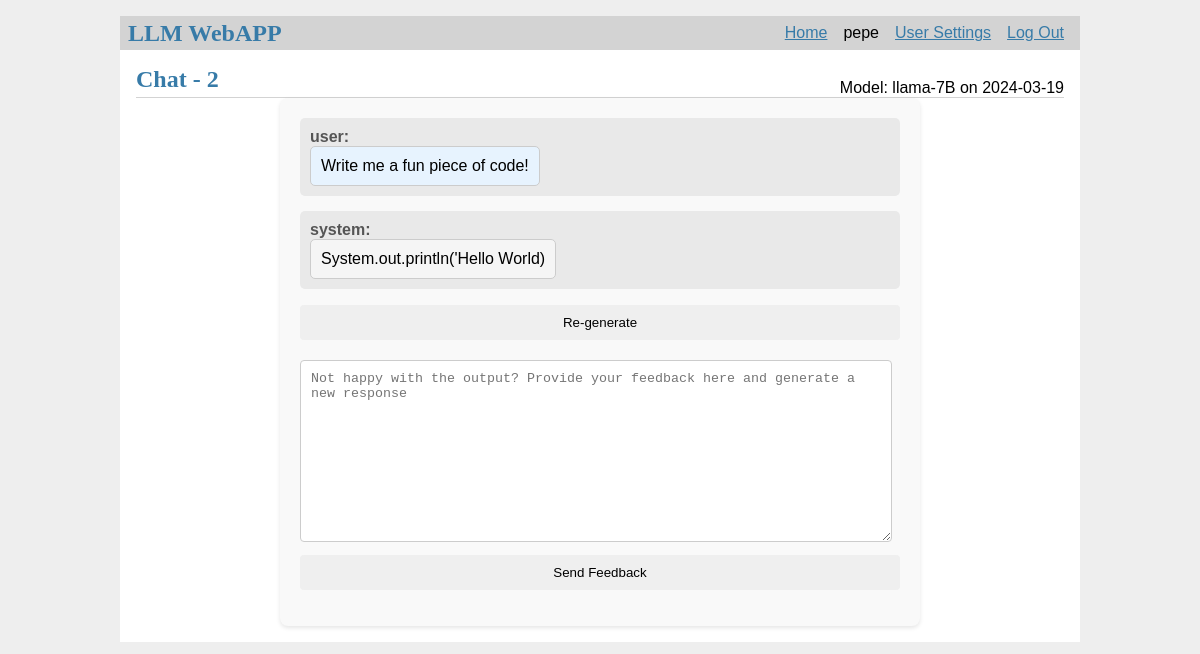
Page /2/load_chat (signed in) on the committed database.
### tables this page shows
CREATE TABLE user (
  id INTEGER PRIMARY KEY AUTOINCREMENT,
  username TEXT UNIQUE NOT NULL,
  password TEXT NOT NULL
);

CREATE TABLE chat (
    chat_id INTEGER PRIMARY KEY AUTOINCREMENT,
    author_id INTEGER NOT NULL,
    model TEXT NOT NULL,
    created TIMESTAMP NOT NULL DEFAULT CURRENT_TIMESTAMP,
    FOREIGN KEY (author_id) REFERENCES user (id)
);

CREATE TABLE chat_entry (
  chat_entry_id INTEGER PRIMARY KEY AUTOINCREMENT,
  chat_id INTEGER NOT NULL,
  type TEXT NOT NULL,
  body TEXT NOT NULL,
  FOREIGN KEY (chat_id) REFERENCES chat (chat_id)
);

### llm_webapp/chat.py (the view, shortened to what this page needs)
@bp.route('/<int:id>/load_chat', methods=('GET', 'POST'))
@login_required
def load_chat(id):
    chat_data = get_chat(id)
    return render_template('chat/chat_view.html', chat_data=chat_data)

### llm_webapp/__init__.py (called while the page is built)
def nl2br(value):
    return Markup(value.replace('\n', '<br>\n').replace('\\\n', '<br>\n'))

### llm_webapp/auth.py (called while the page is built)
@bp.before_app_request
def load_logged_in_user():
    user_id = session.get('user_id')
    if user_id is None:
        g.user = None
    else:
        g.user = get_db().execute(
            'SELECT * FROM user WHERE id = ?', (user_id,)
        ).fetchone()

def login_required(view):
    @functools.wraps(view)
    def wrapped_view(**kwargs):
        if g.user is None:
            return redirect(url_for('auth.login'))
        return view(**kwargs)
    return wrapped_view

### llm_webapp/db.py (called while the page is built)
def get_db():
    if 'db' not in g:
        g.db = sqlite3.connect(
            current_app.config['DATABASE'],
            detect_types=sqlite3.PARSE_DECLTYPES
        )
        g.db.row_factory = sqlite3.Row
    return g.db

### llm_webapp/templates/chat/chat_view.html
{% extends 'base.html' %}
{% block header %}
  <h1>{% block title %}Chat - {{chat_data.chat_id}}{% endblock %}</h1>
  <div class="about"> Model: {{ chat_data.model }} on {{ chat_data.created.strftime('%Y-%m-%d') }}</div>
{% endblock %}
{% block content %}
  <div class="chat_container">
    {% for chat_entry in chat_data.entries %}
     <div class="chat_entry {{ chat_entry.type | lower }}">
        <span class="entry_type">{{ chat_entry.type }}:</span>
        <div class="entry_body">{{ chat_entry.body | nl2br }}</div>
    </div>
    {% endfor %}
   <form action="{{ url_for('chat.regenerate_chat', id=chat_data.chat_id) }}" method="post">
        <button type="submit" class="regenerate_button">Re-generate</button>
    </form>
     <div class="continue_conversation">
          <form action="{{ url_for('chat.continue_chat', id=chat_data.chat_id) }}" method="post">
            <textarea name="body" placeholder="Not happy with the output? Provide your feedback here and generate a new response" required></textarea>
            <button type="submit" class="send_button">Send Feedback</button>
          </form>
        </div>
  </div>
{% endblock %}

### llm_webapp/templates/base.html (shortened to what this page needs)
<!doctype html>
<link rel="stylesheet" href="{{ url_for('static', filename='style.css') }}">
<nav>
  <h1>LLM WebAPP</h1>
  <ul>
    {% if g.user %}
      <li><a href="{{ url_for('index') }}">Home</a>
      <li><span>{{ g.user['username'] }}</span>
      <li><a href="{{ url_for('user_settings.user_settings') }}">User Settings</a>
      <li><a href="{{ url_for('auth.logout') }}">Log Out</a>
    {% else %}
      <li><a href="{{ url_for('auth.register') }}">Register</a>
      <li><a href="{{ url_for('auth.login') }}">Log In</a>
    {% endif %}
  </ul>
</nav>
<section class="content">
  <header>
    {% block header %}{% endblock %}
  </header>
  {% block content %}{% endblock %}
</section>

### llm_webapp/static/style.css (style rules this page uses)
h1 { font-family: serif; color: #377ba8; margin: 1rem 0; }
a { color: #377ba8; }
nav { background: lightgray; display: flex; align-items: center; padding: 0 0.5rem; }
nav h1 { flex: auto; margin: 0; }
nav ul { display: flex; list-style: none; margin: 0; padding: 0; }
nav ul li a, nav ul li span, header .action { display: block; padding: 0.5rem; }
.content { padding: 0 1rem 1rem; }
.content > header { border-bottom: 1px solid lightgray; display: flex; align-items: flex-end; }
.content > header h1 { flex: auto; margin: 1rem 0 0.25rem 0; }
.content:last-child { margin-bottom: 0; }
.content form { margin: 1em 0; display: flex; flex-direction: column; }
.content input, .content textarea { margin-bottom: 1em; }
.content textarea { min-height: 12em; resize: vertical; }
.chat_container { width: 100%; max-width: 600px; margin: auto; padding: 20px; background-color: #f9f9f9; border-radius: 8px; box-shadow: 0 2px 4px rgba(0, 0, 0, 0.1); }
.chat_entry { display: flex; flex-direction: column; align-items: flex-start; margin-bottom: 15px; padding: 10px; background-color: #e9e9e9; border-radius: 5px; }
.entry_type { margin-right: 10px; font-weight: bold; color: #555; }
.entry_type { font-weight: bold; color: #555; }
.entry_body { flex: 1; background-color: white; padding: 10px; border-radius: 5px; border: 1px solid #ccc; }
.chat_entry.user .entry_body { background-color: #E7F3FE; }
.chat_entry.system .entry_body { background-color: #F5F5F5; }
.chat_entry .entry_body { white-space: pre-wrap; word-wrap: break-word; }
.continue_conversation { margin-top: 20px; }
textarea { width: 95%; margin-bottom: 10px; padding: 10px; border: 1px solid #ccc; border-radius: 4px; }
button { padding: 10px 15px; border: none; border-radius: 4px; cursor: pointer; }

### rows in the picture
user: user.username "pepe"
chat: chat_id "2", model "llama-7B", created "2024-03-19"
chat_entry: type "user", body "Write me a fun piece of code!"
chat_entry: type "system", body "System.out.println('Hello World)"
